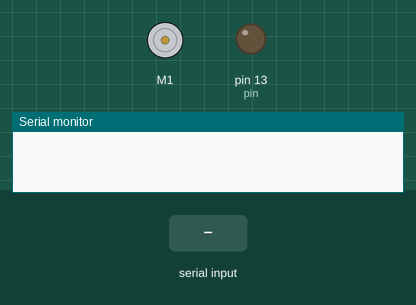
Bench run of a sketch on a simulated Arduino Uno, built with avr-gcc and run on an emulated ATmega328P. On the bench: DC motor (green arrow = forward, orange = backward, longer = faster), output pins drawn as LEDs (lit = HIGH), the last lines printed to the serial monitor. The test bench sets the inputs (shaded band).

Above: at 1.2 s.
1.3 s: byte 1 (1) received over Serial
At 2.3 s:
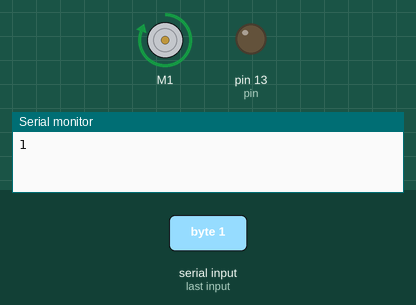
2.8 s: byte 2 (2) received over Serial
At 3.4 s:
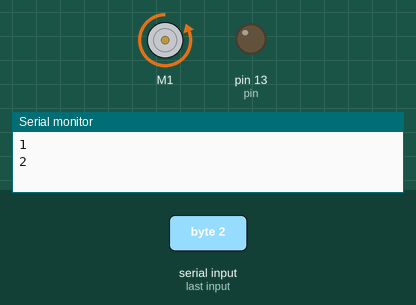
Timing chart, 0 to 5.8 s (numbered marks = the images above; inputs shaded):
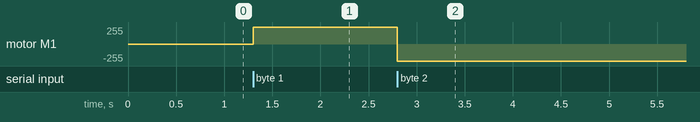

Measured:
- after the input at 1.3 s, motor M1: stopped → forward 255/255 at once
- after the input at 2.8 s, motor M1: forward 255/255 → backward 255/255 at once

The sketch:

arduino_motor_read.ino
```cpp
#include <AFMotor.h>

AF_DCMotor motor(1, MOTOR12_64KHZ); // 64KHz pwm
const int pin = 13;

void setup()
{
  Serial.begin(9600);
  pinMode(pin, OUTPUT);
  motor.setSpeed(255);
  digitalWrite(pin, LOW);
}

void loop()
{
  while (Serial.available() > 0)
  {
    // Serial.parseInt interprets character data
    // we want Serial.read() since we're getting raw 0s/1s
    int a = (int) Serial.read();
    //DEBUG show what we're getting in the arduino serial monitor
    Serial.println(a);
    if (a == 1)
    {
      motor.run(FORWARD);
    }
    else if (a == 0)
    {
      motor.run(RELEASE);
    }
    else if (a == 2)
    {
      motor.run(BACKWARD);
    }
    else if (a == 3)
    {
      //servo.trigger
    }
  }
}
```
